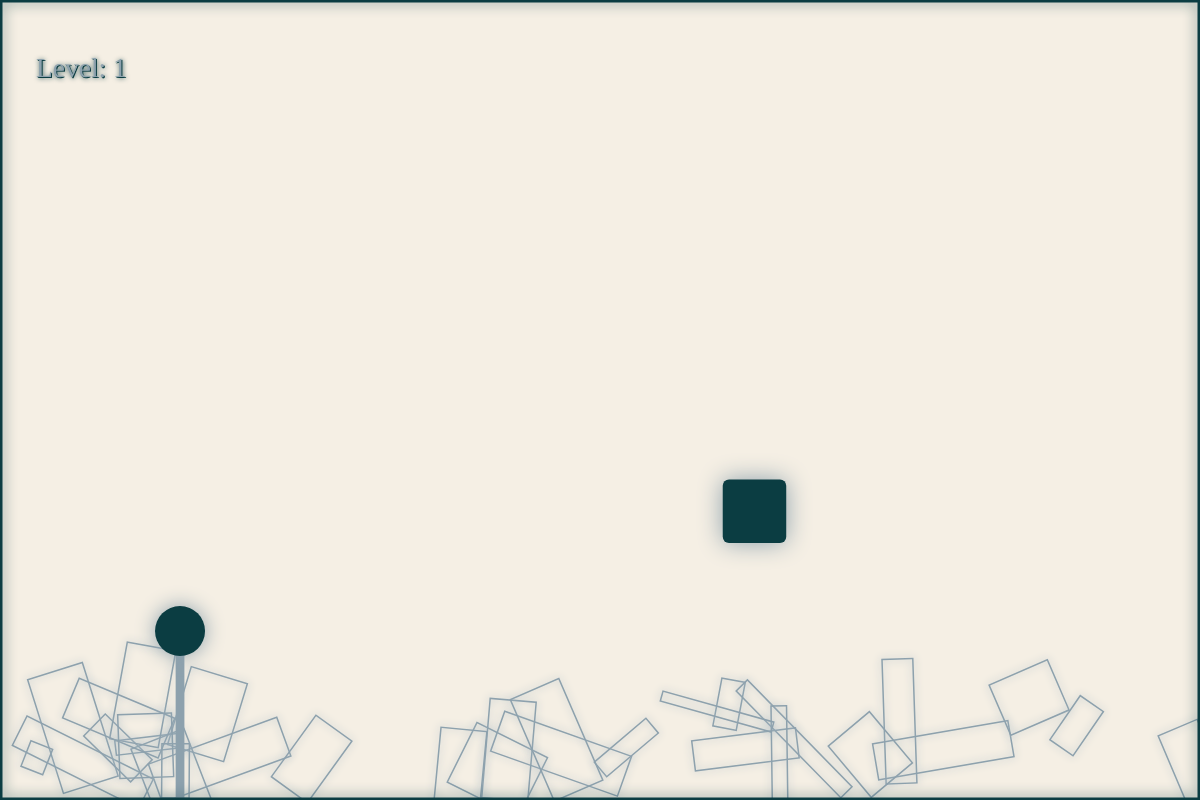
Frame 1 (no input)
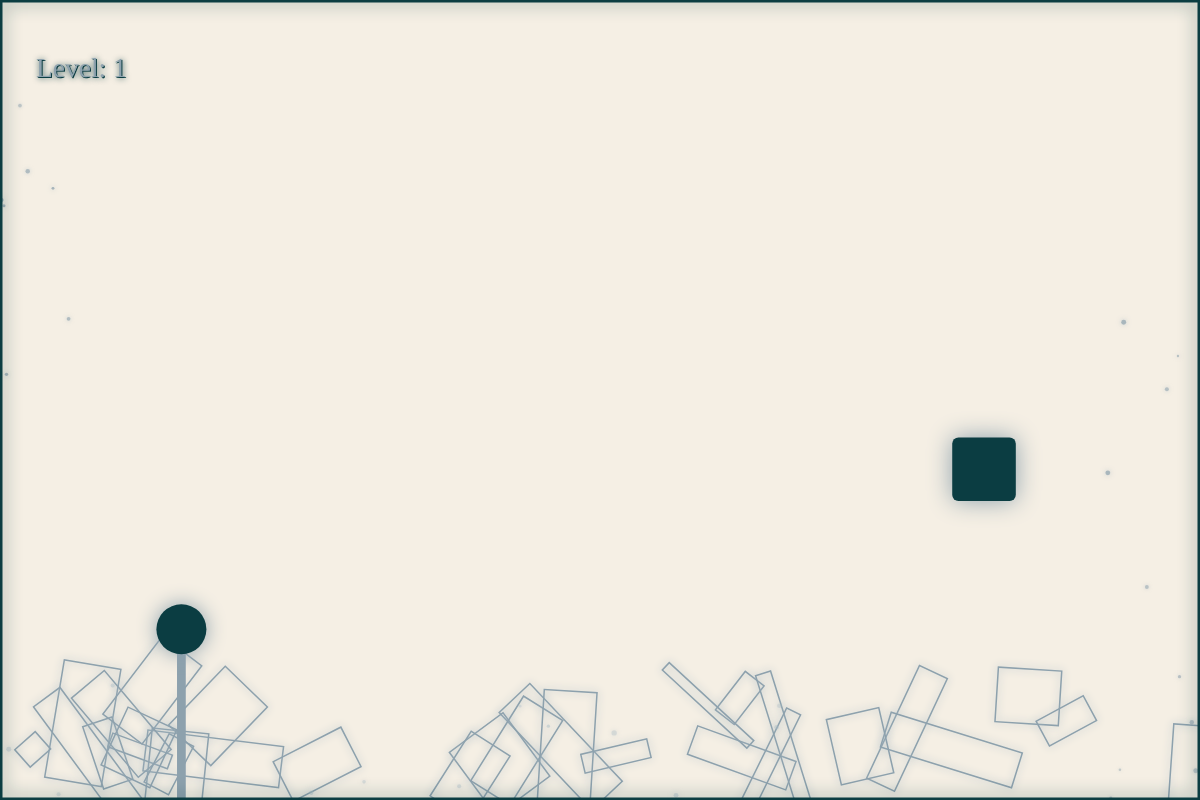
Frame 60 (no input)
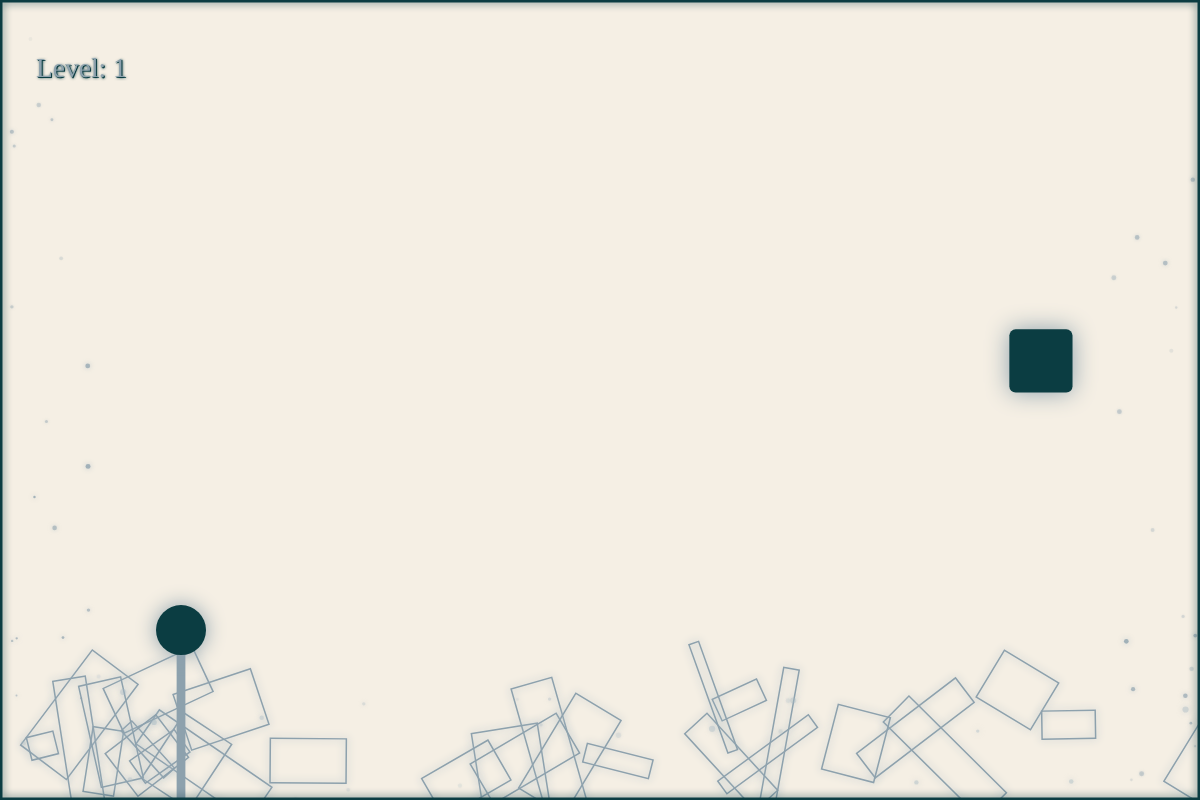
Frame 120 (the mouse pressed at the canvas centre since frame 60)

The p5.js sketch that drew these frames (run headless with seeded random() and noise() and a simulated clock; from frame 60 on, the mouse is pressed at the canvas centre):

// p5.js sketch
// ── sketch.js
// --- Globals ---
let ball, pole, targetBox;
let gravity, friction;
let elasticForce = 0.4;
let gameState = 'aiming';
let currentLevel = 0;

// --- Reference & Scaling ---
const REF_WIDTH = 960;
const REF_HEIGHT = 640;
const TARGET_ASPECT_RATIO = REF_WIDTH / REF_HEIGHT;
let scaleFactor = 1;

// --- Base Sizes (relative to NEW REF_WIDTH) ---
const BASE_BALL_RADIUS = 20;
const BASE_POLE_THICKNESS = 7;
const BASE_POLE_ANCHOR_OFFSET = -8;
const BASE_TARGET_W = 50;
const BASE_TARGET_H = 50;
const BASE_MAX_STRETCH = 140;
const BASE_BORDER_WEIGHT = 2;
const BASE_TEXT_SIZE = 22;
const MIN_TEXT_SIZE = 12;
// *** Base multiplier - adjust based on SF^2 logic ***
// const BASE_LAUNCH_MULTIPLIER = 0.3; // Previous value
const MIN_SCALE_FACTOR_FOR_LAUNCH = 0.4;

// --- Style & Colors ---
const clrBackground = '#F5EFE4'; const clrText = '#8DA1AD'; const clrTextGlow = '#0B3D42';
const clrMainAccent = '#0B3D42'; const clrSecondaryAccent = '#8DA1AD'; const clrSubtleGlow = '#A8BAC4';
const clrBall = clrMainAccent; const clrBallGlow = clrSecondaryAccent; const clrPoleBase = clrSecondaryAccent;
const clrPoleAccent = '#C0CED7'; const clrGeoShapes = clrSecondaryAccent; const clrGeoShapesGlow = clrSubtleGlow;
const clrGroundParticleGlow = clrSubtleGlow; const clrElasticBase = clrMainAccent;
const clrElasticGlow = clrSecondaryAccent; const clrTarget = clrMainAccent; const clrTargetGlow = clrSecondaryAccent;
const clrSideParticle = clrSecondaryAccent; const clrSideParticleGlow = clrSubtleGlow;
const clrBorderGlow = clrMainAccent;

// --- Animation & Other Params ---
const pulseSpeed = 0.05; const defaultGlow = 20; const targetPulseIntensity = 8;
const elasticGlowIntensity = 12; const NUM_GEO_SHAPES = 30;
const MAX_GROUND_PARTICLES = 80; const MAX_SIDE_PARTICLES = 100;
const borderBaseGlow = 8; const borderPulseIntensity = 10; const borderPulseSpeedFactor = 0.7;
const poleSwaySpeed = 0.02; const poleSwayAmount = 1.5; const anchorBobSpeed = 0.04; const anchorBobAmount = 1;
const targetMoveSpeedX = 0.015; const targetMoveSpeedY = 0.011;
let groundLevelY;
let geometricShapes = []; let groundParticles = []; let sideParticles = [];
let targetMoveBounds = { minX: 0, maxX: 0, minY: 0, maxY: 0 };
let gameFont = 'Georgia';
let scaledMaxStretch, scaledBorderStrokeWeight; // Declare globals

// ========================================================
// SETUP & RESIZING
// ========================================================
function setup() {
  console.log("Setup starting...");
  let canvasSize = calculateCanvasSize();
  let canvas = createCanvas(canvasSize.w, canvasSize.h);
  canvas.elt.addEventListener('contextmenu', (e) => e.preventDefault());
  console.log(`Canvas created (dynamic): ${width}x${height}`);
  gravity = createVector(0, 0.6); friction = 0.988;
  ball = { pos: createVector(0, 0), vel: createVector(0, 0), acc: createVector(0, 0), radius: BASE_BALL_RADIUS, isHeld: false };
  pole = { x: 0, y: 0, poleHeight: 0, baseX: 0, anchorYOffset: BASE_POLE_ANCHOR_OFFSET, thickness: BASE_POLE_THICKNESS };
  targetBox = { x: 0, y: 0, w: BASE_TARGET_W, h: BASE_TARGET_H, initialX: 0, initialY: 0 };
  setLayoutAndScaling();
  setupLevel();
  console.log("Setup finished.");
}

function windowResized() {
  console.log("Window resized!");
  let canvasSize = calculateCanvasSize();
  if (canvasSize.w !== width || canvasSize.h !== height) {
      resizeCanvas(canvasSize.w, canvasSize.h);
      console.log(`Canvas resized to: ${width}x${height}`);
      setLayoutAndScaling(); setupLevel();
  } else { console.log("Skipping resize - dimensions unchanged."); }
}

function calculateCanvasSize() {
  let w = windowWidth; let h = windowHeight; let currentRatio = w / h; let canvasW, canvasH;
  if (currentRatio > TARGET_ASPECT_RATIO) { canvasH = h; canvasW = h * TARGET_ASPECT_RATIO; }
  else { canvasW = w; canvasH = w / TARGET_ASPECT_RATIO; }
  canvasW = max(canvasW, 100); canvasH = max(canvasH, 100 / TARGET_ASPECT_RATIO);
  return { w: floor(canvasW), h: floor(canvasH) };
}

function setLayoutAndScaling() {
  if (width <= 0 || height <= 0) { console.error("Invalid dimensions:", width, height); return; }
  scaleFactor = width / REF_WIDTH; groundLevelY = height * 0.85; pole.poleHeight = height * 0.2;
  ball.radius = max(5, BASE_BALL_RADIUS * scaleFactor); pole.thickness = max(2, BASE_POLE_THICKNESS * scaleFactor);
  pole.anchorYOffset = BASE_POLE_ANCHOR_OFFSET * scaleFactor; targetBox.w = BASE_TARGET_W * scaleFactor;
  targetBox.h = BASE_TARGET_H * scaleFactor; scaledMaxStretch = BASE_MAX_STRETCH * scaleFactor;
  scaledBorderStrokeWeight = max(1.0, BASE_BORDER_WEIGHT * scaleFactor);
  targetMoveBounds.minX = width * 0.35; targetMoveBounds.maxX = width * 0.9 - targetBox.w;
  targetMoveBounds.minY = height * 0.1; targetMoveBounds.maxY = min(height * 0.6, height - pole.poleHeight - targetBox.h - 20);
  if (targetMoveBounds.maxY <= targetMoveBounds.minY) { targetMoveBounds.maxY = targetMoveBounds.minY + 1; }
  if (targetMoveBounds.maxX <= targetMoveBounds.minX) { targetMoveBounds.maxX = targetMoveBounds.minX + 1; }
  console.log(`Layout/Scale Set: SF=${scaleFactor.toFixed(2)}, BallR=${ball.radius.toFixed(1)}, TargetW=${targetBox.w.toFixed(1)}`);
}

// ========================================================
// LEVEL SETUP & ELEMENT POSITIONING
// ========================================================
function setupLevel() {
  console.log("setupLevel called..."); gameState = 'aiming'; ball.isHeld = false;
  pole.baseX = width * 0.15; pole.x = pole.baseX; pole.y = height;
  let minTargetX = pole.x + width * 0.25; let maxTargetX = width - targetBox.w - width * 0.1; if (minTargetX >= maxTargetX) { minTargetX = width * 0.5; maxTargetX = width - targetBox.w - width * 0.05; }
  let minYTarget = height * 0.15; let maxYTarget = height - pole.poleHeight - targetBox.h - height * 0.15; if (maxYTarget <= minYTarget) { maxYTarget = minYTarget + 1; }
  targetBox.initialX = random(minTargetX, maxTargetX); targetBox.initialY = random(minYTarget, maxYTarget); targetBox.x = targetBox.initialX; targetBox.y = targetBox.initialY;
  let initialAnchorPos = calculateAnchorPos(0); if (initialAnchorPos) { ball.pos = initialAnchorPos.copy(); ball.vel = createVector(0, 0); ball.acc = createVector(0, 0); } else { console.error("Failed anchor pos in setupLevel!"); ball.pos = createVector(pole.baseX, height - pole.poleHeight); }
  generateGeometricPatterns(); console.log(`Level ${currentLevel + 1} setup complete.`);
}

function calculateAnchorPos(animationFrameCount = frameCount) {
  if (!pole || typeof pole.baseX !== 'number' || typeof height !== 'number' || typeof pole.poleHeight !== 'number' || typeof pole.anchorYOffset !== 'number') { console.warn("Invalid pole data in calculateAnchorPos, returning null."); return null; }
  let currentPoleX = pole.baseX + sin(animationFrameCount * poleSwaySpeed) * poleSwayAmount; let baseAnchorY = height - pole.poleHeight + pole.anchorYOffset; let currentAnchorY = baseAnchorY + cos(animationFrameCount * anchorBobSpeed) * anchorBobAmount; return createVector(currentPoleX, currentAnchorY);
}

// ========================================================
// DRAW LOOP & UPDATE FUNCTIONS
// ========================================================
function draw() {
  if (!ball || !pole || !targetBox || !width || !height || width <= 0 || height <= 0) { if (frameCount < 60) console.log("Waiting..."); return; }
  background(clrBackground); if (gameState !== 'gameOver') updateTargetPosition();
  drawGround(); updateAndDrawParticles(); drawPole(); drawTargetBox();
  if (gameState === 'aiming') { aimingLogic(); if (ball.isHeld) drawElastic(); drawBall(); }
  else if (gameState === 'launched') { physicsUpdate(); checkCollisions(); drawBall(); }
  else if (gameState === 'gameOver') { drawBall(); showGameOver(); }
  displayScore(); drawGlowingBorder();
}
function updateTargetPosition() {
  let timeFactorX = (sin(frameCount * targetMoveSpeedX) + 1) / 2; let timeFactorY = (cos(frameCount * targetMoveSpeedY) + 1) / 2; if (targetMoveBounds.maxX > targetMoveBounds.minX && targetMoveBounds.maxY > targetMoveBounds.minY) { targetBox.x = map(timeFactorX, 0, 1, targetMoveBounds.minX, targetMoveBounds.maxX); targetBox.y = map(timeFactorY, 0, 1, targetMoveBounds.minY, targetMoveBounds.maxY); } else { targetBox.x = targetBox.initialX; targetBox.y = targetBox.initialY; if(frameCount % 60 === 0) console.warn("Using fallback target position."); }
}

// ========================================================
// VISUAL DRAWING FUNCTIONS (Using Scaled Properties)
// ========================================================
function applyGlow(glowColor, intensity) { if(drawingContext) { drawingContext.shadowBlur = intensity; drawingContext.shadowColor = glowColor; } }
function removeGlow() { if(drawingContext) { drawingContext.shadowBlur = 0; } }
function drawGround() { push(); noFill(); strokeWeight(1.5); stroke(clrGeoShapes); applyGlow(clrGeoShapesGlow, 8); for (let i = 0; i < geometricShapes.length; i++) { let shape = geometricShapes[i]; shape.angle += 0.008; shape.x += sin(frameCount * 0.025 + i * 0.6) * 0.2; shape.y += cos(frameCount * 0.018 + i * 0.8) * 0.15; shape.y = constrain(shape.y, groundLevelY + 10, height - 20); if (shape.x > width + shape.w) shape.x = -shape.w; if (shape.x < -shape.w) shape.x = width + shape.w; push(); translate(shape.x, shape.y); rotate(shape.angle); rectMode(CENTER); rect(0, 0, shape.w, shape.h); pop(); } removeGlow(); pop(); } // Shapes not scaled
function generateGeometricPatterns() { geometricShapes = []; let patternAreaHeight = height - groundLevelY; if (patternAreaHeight <= 0) return; for (let i = 0; i < NUM_GEO_SHAPES; i++) { let shape = { x: random(width), y: groundLevelY + random(patternAreaHeight * 0.1, patternAreaHeight * 0.8), w: random(20, 150), h: random(10, 80), angle: random(TWO_PI) }; geometricShapes.push(shape); } } // Shapes not scaled
function updateAndDrawParticles() {
    if (frameCount % 3 === 0 && sideParticles.length < MAX_SIDE_PARTICLES) spawnSideParticle(); for (let i = sideParticles.length - 1; i >= 0; i--) { let p = sideParticles[i]; p.pos.add(p.vel); p.lifespan -= 1.5; if (p.lifespan <= 0) { sideParticles.splice(i, 1); } else { push(); let alpha = map(p.lifespan, 0, p.initialLifespan, 0, 200); let glowAmount = map(p.lifespan, 0, p.initialLifespan, 0, 6); let baseColor = color(clrSideParticle); fill(red(baseColor), green(baseColor), blue(baseColor), alpha); applyGlow(clrSideParticleGlow, glowAmount); noStroke(); ellipse(p.pos.x, p.pos.y, p.size * scaleFactor, p.size * scaleFactor); removeGlow(); pop(); } } // Scaled particle size
    if (frameCount % 5 === 0 && groundParticles.length < MAX_GROUND_PARTICLES) spawnGroundParticle(); for (let i = groundParticles.length - 1; i >= 0; i--) { let p = groundParticles[i]; p.pos.add(p.vel); p.lifespan -= 1; if (p.lifespan <= 0) { groundParticles.splice(i, 1); } else { push(); let alpha = map(p.lifespan, 0, p.initialLifespan, 0, 120); let glowAmount = map(p.lifespan, 0, p.initialLifespan, 0, 7); let baseColor = color(clrGroundParticleGlow); fill(red(baseColor), green(baseColor), blue(baseColor), alpha); applyGlow(clrGroundParticleGlow, glowAmount); noStroke(); ellipse(p.pos.x, p.pos.y, p.size * scaleFactor, p.size * scaleFactor); removeGlow(); pop(); } } // Scaled particle size
}
function spawnSideParticle() { let edgeMargin = width * 0.08; let xPos = (random() < 0.5) ? random(edgeMargin) : random(width - edgeMargin, width); let yPos = random(height * 0.2, height * 1.1); let baseSize = random(1.5, 4); let particle = { pos: createVector(xPos, yPos), vel: createVector(random(-0.2, 0.2), random(-0.6, -1.2)), initialLifespan: random(120, 280), lifespan: 0, size: baseSize }; particle.lifespan = particle.initialLifespan; sideParticles.push(particle); } // Stores base size
function spawnGroundParticle() { if (typeof groundLevelY !== 'number' || groundLevelY >= height) return; let xPos = random(width); let yPos = random(groundLevelY + 5, height - 5); let baseSize = random(2, 5); let particle = { pos: createVector(xPos, yPos), vel: createVector(random(-0.3, 0.3), random(-0.15, 0.15)), initialLifespan: random(100, 200), lifespan: 0, size: baseSize }; particle.lifespan = particle.initialLifespan; groundParticles.push(particle); } // Stores base size
function drawPole() { push(); let currentPoleX = pole.baseX + sin(frameCount * poleSwaySpeed) * poleSwayAmount; let currentAnchor = calculateAnchorPos(); if (!currentAnchor) return; let poleTopVisibleY = height - pole.poleHeight; strokeWeight(pole.thickness); stroke(clrPoleBase); line(currentPoleX, height, currentPoleX, poleTopVisibleY); fill(clrPoleAccent); applyGlow(clrSubtleGlow, 5); noStroke(); ellipse(currentAnchor.x, currentAnchor.y, pole.thickness * 1.8, pole.thickness * 1.8); removeGlow(); pop(); } // Uses scaled pole.thickness
function drawTargetBox() { let pulse = (sin(frameCount * pulseSpeed) + 1) / 2; let scaleFactorPulse = map(pulse, 0, 1, 1.0, 1.03); let glowAmount = defaultGlow + map(pulse, 0, 1, 0, targetPulseIntensity); let centerX = targetBox.x + targetBox.w / 2; let centerY = targetBox.y + targetBox.h / 2; let finalW = targetBox.w * scaleFactorPulse; let finalH = targetBox.h * scaleFactorPulse; push(); applyGlow(clrTargetGlow, glowAmount); fill(clrTarget); noStroke(); rectMode(CENTER); rect(centerX, centerY, finalW, finalH, 5 * scaleFactor); removeGlow(); pop(); } // Uses scaled targetBox.w/h and scales corner radius
function drawBall() { push(); applyGlow(clrBallGlow, defaultGlow); fill(clrBall); noStroke(); ellipse(ball.pos.x, ball.pos.y, ball.radius * 2, ball.radius * 2); pop(); } // Uses scaled ball.radius
function drawElastic() { let currentAnchor = calculateAnchorPos(); if (!currentAnchor) return; let stretchVector = p5.Vector.sub(ball.pos, currentAnchor); let currentStretch = stretchVector.mag(); if (currentStretch < 2 && !ball.isHeld) return; let stretchRatio = constrain(currentStretch / scaledMaxStretch, 0, 1); let glowAmount = 4 + stretchRatio * elasticGlowIntensity; let minThickness = max(1.0, 2 * scaleFactor); let maxThickness = max(minThickness + 1, 5 * scaleFactor); let thickness = map(stretchRatio, 0, 1, minThickness, maxThickness); push(); applyGlow(clrElasticGlow, glowAmount); stroke(clrElasticBase); strokeWeight(thickness); line(currentAnchor.x, currentAnchor.y, ball.pos.x, ball.pos.y); pop(); } // Uses scaledMaxStretch and scales thickness
function displayScore() { let scoreText = `Level: ${currentLevel + 1}`; let txtX = width * 0.03; let txtY = height * 0.07; let glowAmount = 3 + (sin(frameCount * pulseSpeed * 0.8) + 1) * 2; push(); let scaledSize = max(MIN_TEXT_SIZE, BASE_TEXT_SIZE * scaleFactor); textSize(scaledSize); textFont(gameFont); textAlign(LEFT, TOP); applyGlow(clrTextGlow, glowAmount); fill(clrTextGlow); text(scoreText, txtX + 1, txtY + 1); removeGlow(); fill(clrText); text(scoreText, txtX, txtY); pop(); } // Scales text size
function showGameOver() { let overlayAlpha = 180; push(); let overlayColor = color(clrBackground); overlayColor.setAlpha(overlayAlpha); fill(overlayColor); noStroke(); rect(0, 0, width, height); let mainTxtSize = max(MIN_TEXT_SIZE * 1.5, 60 * scaleFactor); let subTxtSize = max(MIN_TEXT_SIZE, 28 * scaleFactor); let textY = height / 2; let lineSpacing = max(20, 50 * scaleFactor); let pulse = (sin(frameCount * pulseSpeed * 1.5) + 1) / 2; let glowAmount = 8 + pulse * 6; textFont(gameFont); textAlign(CENTER, CENTER); applyGlow(clrTextGlow, glowAmount); fill(clrText); textSize(mainTxtSize); text('GAME OVER', width / 2, textY - lineSpacing); removeGlow(); applyGlow(clrTextGlow, glowAmount * 0.6); fill(clrText); textSize(subTxtSize); text(`You reached level ${currentLevel + 1}`, width / 2, textY + lineSpacing * 0.5); removeGlow(); fill(clrText); textSize(subTxtSize * 0.9); text('Click to Restart', width / 2, textY + lineSpacing * 1.5); pop(); } // Scales text sizes and spacing
function drawGlowingBorder() { push(); let pulse = (sin(frameCount * pulseSpeed * borderPulseSpeedFactor) + 1) / 2; let currentGlow = borderBaseGlow + pulse * borderPulseIntensity; let offset = scaledBorderStrokeWeight / 2; noFill(); stroke(clrMainAccent); strokeWeight(scaledBorderStrokeWeight); applyGlow(clrBorderGlow, currentGlow); rect(offset, offset, width - scaledBorderStrokeWeight, height - scaledBorderStrokeWeight); removeGlow(); pop(); } // Uses scaledBorderStrokeWeight

// ========================================================
// GAME MECHANICS & PHYSICS (Using Scaled Properties)
// ========================================================
function aimingLogic() { let currentAnchor = calculateAnchorPos(); if (!currentAnchor) return; if (ball.isHeld) { let currentInputPos = createVector(mouseX, mouseY); let displacement = p5.Vector.sub(currentInputPos, currentAnchor); let distance = displacement.mag(); if (distance > scaledMaxStretch) { displacement.setMag(scaledMaxStretch); ball.pos = p5.Vector.add(currentAnchor, displacement); } else { ball.pos.set(currentInputPos.x, currentInputPos.y); } } else { ball.pos.set(currentAnchor.x, currentAnchor.y); } } // Uses scaledMaxStretch
function physicsUpdate() { if (gameState !== 'launched') return; ball.acc.add(gravity); ball.vel.add(ball.acc); ball.vel.mult(friction); ball.pos.add(ball.vel); ball.acc.mult(0); }
function checkCollisions() { if (gameState !== 'launched') return; if (didBallHitBox()) { console.log("Target Hit!"); currentLevel++; setupLevel(); return; } let hitBorder = false; let r = ball.radius; if (ball.pos.x - r <= 0) hitBorder = true; else if (ball.pos.x + r >= width) hitBorder = true; else if (ball.pos.y - r <= 0) hitBorder = true; else if (ball.pos.y + r >= height) hitBorder = true; if (hitBorder) { gameState = 'gameOver'; console.log("Hit Border!"); return; } } // Uses scaled ball.radius
function didBallHitBox() { let closestX = constrain(ball.pos.x, targetBox.x, targetBox.x + targetBox.w); let closestY = constrain(ball.pos.y, targetBox.y, targetBox.y + targetBox.h); let dSq = pow(ball.pos.x - closestX, 2) + pow(ball.pos.y - closestY, 2); return dSq < pow(ball.radius, 2); } // Uses scaled ball.radius, targetBox.w/h

// ========================================================
// INPUT HANDLERS (Using Scaled Properties)
// ========================================================
function mousePressed() { if (gameState === 'aiming') { let currentAnchor = calculateAnchorPos(); if (!currentAnchor) return false; let d = dist(mouseX, mouseY, currentAnchor.x, currentAnchor.y); if (d < ball.radius * 3.5) { ball.isHeld = true; aimingLogic(); } } else if (gameState === 'gameOver') { currentLevel = 0; setupLevel(); } return false; } // Uses scaled ball.radius
function mouseDragged() { if (gameState === 'aiming' && ball.isHeld) { aimingLogic(); } return false; }

// *** UPDATED mouseReleased - Multiply by Scale Factor SQUARED & INCREASED BASE ***
function mouseReleased() {
    if (gameState === 'aiming' && ball.isHeld) {
        ball.isHeld = false; gameState = 'launched';
        let currentAnchor = calculateAnchorPos();
        if (!currentAnchor) return false; // Check anchor validity

        let launchVector = p5.Vector.sub(currentAnchor, ball.pos);

        // --- Adjust Base Multiplier for MORE POWER ---
        const BASE_LAUNCH_MULTIPLIER = 0.9; // Increased base significantly (was 0.3)

        // Calculate effective multiplier based on scale factor
        // Multiply by scaleFactor SQUARED to increase power more rapidly on larger screens
        let effectiveScaleFactor = max(MIN_SCALE_FACTOR_FOR_LAUNCH, scaleFactor);
        // *** Multiply by pow(effectiveScaleFactor, 2) ***
        let effectiveMultiplier = BASE_LAUNCH_MULTIPLIER * pow(effectiveScaleFactor, 2); // SF * SF

        ball.vel = launchVector.mult(elasticForce * effectiveMultiplier);
        ball.acc.mult(0);
        console.log(`Launched: Scale=${scaleFactor.toFixed(2)}, BaseMult=${BASE_LAUNCH_MULTIPLIER}, EffMult=${effectiveMultiplier.toFixed(2)} (*SF^2 adjust), V=(${ball.vel.x.toFixed(2)}, ${ball.vel.y.toFixed(2)})`);
    }
    return false;
}
// --- End ---

// ── style.css
/* style.css */
html, body {
  margin: 0; padding: 0; overflow: hidden;
  background-color: #F5EFE4; /* Beige/Cream theme */
  width: 100%; height: 100%; display: flex;
  justify-content: center; align-items: center;
  user-select: none; -webkit-user-select: none; -moz-user-select: none; -ms-user-select: none;
}
canvas {
  display: block;
  /* NO max-width, max-height, object-fit - let JS control size */
}
